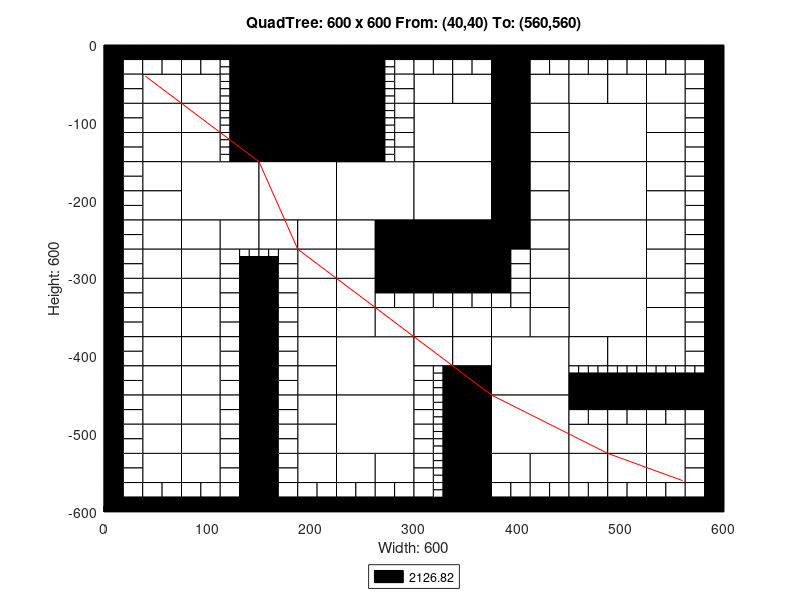

This chart was generated by the following MATLAB code:
axis([0 600 -600 0]);
title('QuadTree: 600 x 600 From: (40,40) To: (560,560)');
xlabel('Width: 600');
ylabel('Height: 600');
rectangle('Position',[150 -75 75 75], 'FaceColor',[0 0 0]);
rectangle('Position',[150 -150 75 75], 'FaceColor',[0 0 0]);
rectangle('Position',[75 -225 75 75], 'FaceColor',[1 1 1]);
rectangle('Position',[150 -225 75 75], 'FaceColor',[1 1 1]);
rectangle('Position',[225 -225 75 75], 'FaceColor',[1 1 1]);
rectangle('Position',[300 -150 75 75], 'FaceColor',[1 1 1]);
rectangle('Position',[450 -150 75 75], 'FaceColor',[1 1 1]);
rectangle('Position',[300 -225 75 75], 'FaceColor',[1 1 1]);
rectangle('Position',[300 -300 75 75], 'FaceColor',[0 0 0]);
rectangle('Position',[450 -225 75 75], 'FaceColor',[1 1 1]);
rectangle('Position',[450 -300 75 75], 'FaceColor',[1 1 1]);
rectangle('Position',[225 -450 75 75], 'FaceColor',[1 1 1]);
rectangle('Position',[225 -525 75 75], 'FaceColor',[1 1 1]);
rectangle('Position',[375 -450 75 75], 'FaceColor',[1 1 1]);
rectangle('Position',[450 -375 75 75], 'FaceColor',[1 1 1]);
rectangle('Position',[375 -525 75 75], 'FaceColor',[1 1 1]);
rectangle('Position',[37.5 -75 37.5 37.5], 'FaceColor',[1 1 1]);
rectangle('Position',[75 -75 37.5 37.5], 'FaceColor',[1 1 1]);
rectangle('Position',[37.5 -112.5 37.5 37.5], 'FaceColor',[1 1 1]);
rectangle('Position',[37.5 -150 37.5 37.5], 'FaceColor',[1 1 1]);
rectangle('Position',[75 -112.5 37.5 37.5], 'FaceColor',[1 1 1]);
rectangle('Position',[75 -150 37.5 37.5], 'FaceColor',[1 1 1]);
rectangle('Position',[225 -37.5 37.5 37.5], 'FaceColor',[0 0 0]);
rectangle('Position',[225 -75 37.5 37.5], 'FaceColor',[0 0 0]);
rectangle('Position',[225 -112.5 37.5 37.5], 'FaceColor',[0 0 0]);
rectangle('Position',[225 -150 37.5 37.5], 'FaceColor',[0 0 0]);
rectangle('Position',[37.5 -187.5 37.5 37.5], 'FaceColor',[1 1 1]);
rectangle('Position',[37.5 -225 37.5 37.5], 'FaceColor',[1 1 1]);
rectangle('Position',[37.5 -262.5 37.5 37.5], 'FaceColor',[1 1 1]);
rectangle('Position',[37.5 -300 37.5 37.5], 'FaceColor',[1 1 1]);
rectangle('Position',[75 -262.5 37.5 37.5], 'FaceColor',[1 1 1]);
rectangle('Position',[112.5 -262.5 37.5 37.5], 'FaceColor',[1 1 1]);
rectangle('Position',[75 -300 37.5 37.5], 'FaceColor',[1 1 1]);
rectangle('Position',[150 -262.5 37.5 37.5], 'FaceColor',[1 1 1]);
rectangle('Position',[187.5 -262.5 37.5 37.5], 'FaceColor',[1 1 1]);
rectangle('Position',[187.5 -300 37.5 37.5], 'FaceColor',[1 1 1]);
rectangle('Position',[225 -262.5 37.5 37.5], 'FaceColor',[1 1 1]);
rectangle('Position',[262.5 -262.5 37.5 37.5], 'FaceColor',[0 0 0]);
rectangle('Position',[225 -300 37.5 37.5], 'FaceColor',[1 1 1]);
rectangle('Position',[262.5 -300 37.5 37.5], 'FaceColor',[0 0 0]);
rectangle('Position',[300 -75 37.5 37.5], 'FaceColor',[1 1 1]);
rectangle('Position',[337.5 -75 37.5 37.5], 'FaceColor',[1 1 1]);
rectangle('Position',[375 -37.5 37.5 37.5], 'FaceColor',[0 0 0]);
rectangle('Position',[375 -75 37.5 37.5], 'FaceColor',[0 0 0]);
rectangle('Position',[412.5 -75 37.5 37.5], 'FaceColor',[1 1 1]);
rectangle('Position',[375 -112.5 37.5 37.5], 'FaceColor',[0 0 0]);
rectangle('Position',[412.5 -112.5 37.5 37.5], 'FaceColor',[1 1 1]);
rectangle('Position',[375 -150 37.5 37.5], 'FaceColor',[0 0 0]);
rectangle('Position',[412.5 -150 37.5 37.5], 'FaceColor',[1 1 1]);
rectangle('Position',[450 -75 37.5 37.5], 'FaceColor',[1 1 1]);
rectangle('Position',[487.5 -75 37.5 37.5], 'FaceColor',[1 1 1]);
rectangle('Position',[525 -75 37.5 37.5], 'FaceColor',[1 1 1]);
rectangle('Position',[525 -112.5 37.5 37.5], 'FaceColor',[1 1 1]);
rectangle('Position',[525 -150 37.5 37.5], 'FaceColor',[1 1 1]);
rectangle('Position',[375 -187.5 37.5 37.5], 'FaceColor',[0 0 0]);
rectangle('Position',[412.5 -187.5 37.5 37.5], 'FaceColor',[1 1 1]);
rectangle('Position',[375 -225 37.5 37.5], 'FaceColor',[0 0 0]);
rectangle('Position',[412.5 -225 37.5 37.5], 'FaceColor',[1 1 1]);
rectangle('Position',[375 -262.5 37.5 37.5], 'FaceColor',[0 0 0]);
rectangle('Position',[412.5 -262.5 37.5 37.5], 'FaceColor',[1 1 1]);
rectangle('Position',[412.5 -300 37.5 37.5], 'FaceColor',[1 1 1]);
rectangle('Position',[525 -187.5 37.5 37.5], 'FaceColor',[1 1 1]);
rectangle('Position',[525 -225 37.5 37.5], 'FaceColor',[1 1 1]);
rectangle('Position',[525 -262.5 37.5 37.5], 'FaceColor',[1 1 1]);
rectangle('Position',[525 -300 37.5 37.5], 'FaceColor',[1 1 1]);
rectangle('Position',[37.5 -337.5 37.5 37.5], 'FaceColor',[1 1 1]);
rectangle('Position',[37.5 -375 37.5 37.5], 'FaceColor',[1 1 1]);
rectangle('Position',[75 -337.5 37.5 37.5], 'FaceColor',[1 1 1]);
rectangle('Position',[75 -375 37.5 37.5], 'FaceColor',[1 1 1]);
rectangle('Position',[37.5 -412.5 37.5 37.5], 'FaceColor',[1 1 1]);
rectangle('Position',[37.5 -450 37.5 37.5], 'FaceColor',[1 1 1]);
rectangle('Position',[75 -412.5 37.5 37.5], 'FaceColor',[1 1 1]);
rectangle('Position',[75 -450 37.5 37.5], 'FaceColor',[1 1 1]);
rectangle('Position',[187.5 -337.5 37.5 37.5], 'FaceColor',[1 1 1]);
rectangle('Position',[187.5 -375 37.5 37.5], 'FaceColor',[1 1 1]);
rectangle('Position',[225 -337.5 37.5 37.5], 'FaceColor',[1 1 1]);
rectangle('Position',[225 -375 37.5 37.5], 'FaceColor',[1 1 1]);
rectangle('Position',[262.5 -375 37.5 37.5], 'FaceColor',[1 1 1]);
rectangle('Position',[187.5 -412.5 37.5 37.5], 'FaceColor',[1 1 1]);
rectangle('Position',[187.5 -450 37.5 37.5], 'FaceColor',[1 1 1]);
rectangle('Position',[37.5 -487.5 37.5 37.5], 'FaceColor',[1 1 1]);
rectangle('Position',[37.5 -525 37.5 37.5], 'FaceColor',[1 1 1]);
rectangle('Position',[75 -487.5 37.5 37.5], 'FaceColor',[1 1 1]);
rectangle('Position',[75 -525 37.5 37.5], 'FaceColor',[1 1 1]);
rectangle('Position',[37.5 -562.5 37.5 37.5], 'FaceColor',[1 1 1]);
rectangle('Position',[75 -562.5 37.5 37.5], 'FaceColor',[1 1 1]);
rectangle('Position',[187.5 -487.5 37.5 37.5], 'FaceColor',[1 1 1]);
rectangle('Position',[187.5 -525 37.5 37.5], 'FaceColor',[1 1 1]);
rectangle('Position',[187.5 -562.5 37.5 37.5], 'FaceColor',[1 1 1]);
rectangle('Position',[225 -562.5 37.5 37.5], 'FaceColor',[1 1 1]);
rectangle('Position',[262.5 -562.5 37.5 37.5], 'FaceColor',[1 1 1]);
rectangle('Position',[300 -375 37.5 37.5], 'FaceColor',[1 1 1]);
rectangle('Position',[337.5 -375 37.5 37.5], 'FaceColor',[1 1 1]);
rectangle('Position',[412.5 -337.5 37.5 37.5], 'FaceColor',[1 1 1]);
rectangle('Position',[375 -375 37.5 37.5], 'FaceColor',[1 1 1]);
rectangle('Position',[412.5 -375 37.5 37.5], 'FaceColor',[1 1 1]);
rectangle('Position',[300 -412.5 37.5 37.5], 'FaceColor',[1 1 1]);
rectangle('Position',[337.5 -412.5 37.5 37.5], 'FaceColor',[1 1 1]);
rectangle('Position',[337.5 -450 37.5 37.5], 'FaceColor',[0 0 0]);
rectangle('Position',[525 -337.5 37.5 37.5], 'FaceColor',[1 1 1]);
rectangle('Position',[525 -375 37.5 37.5], 'FaceColor',[1 1 1]);
rectangle('Position',[450 -412.5 37.5 37.5], 'FaceColor',[1 1 1]);
rectangle('Position',[487.5 -412.5 37.5 37.5], 'FaceColor',[1 1 1]);
rectangle('Position',[525 -412.5 37.5 37.5], 'FaceColor',[1 1 1]);
rectangle('Position',[337.5 -487.5 37.5 37.5], 'FaceColor',[0 0 0]);
rectangle('Position',[337.5 -525 37.5 37.5], 'FaceColor',[0 0 0]);
rectangle('Position',[337.5 -562.5 37.5 37.5], 'FaceColor',[0 0 0]);
rectangle('Position',[337.5 -600 37.5 37.5], 'FaceColor',[0 0 0]);
rectangle('Position',[375 -562.5 37.5 37.5], 'FaceColor',[1 1 1]);
rectangle('Position',[412.5 -562.5 37.5 37.5], 'FaceColor',[1 1 1]);
rectangle('Position',[450 -525 37.5 37.5], 'FaceColor',[1 1 1]);
rectangle('Position',[487.5 -525 37.5 37.5], 'FaceColor',[1 1 1]);
rectangle('Position',[525 -525 37.5 37.5], 'FaceColor',[1 1 1]);
rectangle('Position',[450 -562.5 37.5 37.5], 'FaceColor',[1 1 1]);
rectangle('Position',[487.5 -562.5 37.5 37.5], 'FaceColor',[1 1 1]);
rectangle('Position',[525 -562.5 37.5 37.5], 'FaceColor',[1 1 1]);
rectangle('Position',[0 -18.75 18.75 18.75], 'FaceColor',[0 0 0]);
rectangle('Position',[18.75 -18.75 18.75 18.75], 'FaceColor',[0 0 0]);
rectangle('Position',[0 -37.5 18.75 18.75], 'FaceColor',[0 0 0]);
rectangle('Position',[18.75 -37.5 18.75 18.75], 'FaceColor',[1 1 1]);
rectangle('Position',[37.5 -18.75 18.75 18.75], 'FaceColor',[0 0 0]);
rectangle('Position',[56.25 -18.75 18.75 18.75], 'FaceColor',[0 0 0]);
rectangle('Position',[37.5 -37.5 18.75 18.75], 'FaceColor',[1 1 1]);
rectangle('Position',[56.25 -37.5 18.75 18.75], 'FaceColor',[1 1 1]);
rectangle('Position',[0 -56.25 18.75 18.75], 'FaceColor',[0 0 0]);
rectangle('Position',[18.75 -56.25 18.75 18.75], 'FaceColor',[1 1 1]);
rectangle('Position',[0 -75 18.75 18.75], 'FaceColor',[0 0 0]);
rectangle('Position',[18.75 -75 18.75 18.75], 'FaceColor',[1 1 1]);
rectangle('Position',[75 -18.75 18.75 18.75], 'FaceColor',[0 0 0]);
rectangle('Position',[93.75 -18.75 18.75 18.75], 'FaceColor',[0 0 0]);
rectangle('Position',[75 -37.5 18.75 18.75], 'FaceColor',[1 1 1]);
rectangle('Position',[93.75 -37.5 18.75 18.75], 'FaceColor',[1 1 1]);
rectangle('Position',[112.5 -18.75 18.75 18.75], 'FaceColor',[0 0 0]);
rectangle('Position',[131.25 -18.75 18.75 18.75], 'FaceColor',[0 0 0]);
rectangle('Position',[131.25 -37.5 18.75 18.75], 'FaceColor',[0 0 0]);
rectangle('Position',[131.25 -56.25 18.75 18.75], 'FaceColor',[0 0 0]);
rectangle('Position',[131.25 -75 18.75 18.75], 'FaceColor',[0 0 0]);
rectangle('Position',[0 -93.75 18.75 18.75], 'FaceColor',[0 0 0]);
rectangle('Position',[18.75 -93.75 18.75 18.75], 'FaceColor',[1 1 1]);
rectangle('Position',[0 -112.5 18.75 18.75], 'FaceColor',[0 0 0]);
rectangle('Position',[18.75 -112.5 18.75 18.75], 'FaceColor',[1 1 1]);
rectangle('Position',[0 -131.25 18.75 18.75], 'FaceColor',[0 0 0]);
rectangle('Position',[18.75 -131.25 18.75 18.75], 'FaceColor',[1 1 1]);
rectangle('Position',[0 -150 18.75 18.75], 'FaceColor',[0 0 0]);
rectangle('Position',[18.75 -150 18.75 18.75], 'FaceColor',[1 1 1]);
rectangle('Position',[131.25 -93.75 18.75 18.75], 'FaceColor',[0 0 0]);
rectangle('Position',[131.25 -112.5 18.75 18.75], 'FaceColor',[0 0 0]);
rectangle('Position',[131.25 -131.25 18.75 18.75], 'FaceColor',[0 0 0]);
rectangle('Position',[131.25 -150 18.75 18.75], 'FaceColor',[0 0 0]);
rectangle('Position',[262.5 -18.75 18.75 18.75], 'FaceColor',[0 0 0]);
rectangle('Position',[281.25 -18.75 18.75 18.75], 'FaceColor',[0 0 0]);
rectangle('Position',[281.25 -37.5 18.75 18.75], 'FaceColor',[1 1 1]);
rectangle('Position',[281.25 -56.25 18.75 18.75], 'FaceColor',[1 1 1]);
rectangle('Position',[281.25 -75 18.75 18.75], 'FaceColor',[1 1 1]);
rectangle('Position',[281.25 -93.75 18.75 18.75], 'FaceColor',[1 1 1]);
rectangle('Position',[281.25 -112.5 18.75 18.75], 'FaceColor',[1 1 1]);
rectangle('Position',[281.25 -131.25 18.75 18.75], 'FaceColor',[1 1 1]);
rectangle('Position',[281.25 -150 18.75 18.75], 'FaceColor',[1 1 1]);
rectangle('Position',[0 -168.75 18.75 18.75], 'FaceColor',[0 0 0]);
rectangle('Position',[18.75 -168.75 18.75 18.75], 'FaceColor',[1 1 1]);
rectangle('Position',[0 -187.5 18.75 18.75], 'FaceColor',[0 0 0]);
rectangle('Position',[18.75 -187.5 18.75 18.75], 'FaceColor',[1 1 1]);
rectangle('Position',[0 -206.25 18.75 18.75], 'FaceColor',[0 0 0]);
rectangle('Position',[18.75 -206.25 18.75 18.75], 'FaceColor',[1 1 1]);
rectangle('Position',[0 -225 18.75 18.75], 'FaceColor',[0 0 0]);
rectangle('Position',[18.75 -225 18.75 18.75], 'FaceColor',[1 1 1]);
rectangle('Position',[0 -243.75 18.75 18.75], 'FaceColor',[0 0 0]);
rectangle('Position',[18.75 -243.75 18.75 18.75], 'FaceColor',[1 1 1]);
rectangle('Position',[0 -262.5 18.75 18.75], 'FaceColor',[0 0 0]);
rectangle('Position',[18.75 -262.5 18.75 18.75], 'FaceColor',[1 1 1]);
rectangle('Position',[0 -281.25 18.75 18.75], 'FaceColor',[0 0 0]);
rectangle('Position',[18.75 -281.25 18.75 18.75], 'FaceColor',[1 1 1]);
rectangle('Position',[0 -300 18.75 18.75], 'FaceColor',[0 0 0]);
rectangle('Position',[18.75 -300 18.75 18.75], 'FaceColor',[1 1 1]);
rectangle('Position',[112.5 -281.25 18.75 18.75], 'FaceColor',[1 1 1]);
rectangle('Position',[112.5 -300 18.75 18.75], 'FaceColor',[1 1 1]);
rectangle('Position',[131.25 -300 18.75 18.75], 'FaceColor',[0 0 0]);
rectangle('Position',[168.75 -281.25 18.75 18.75], 'FaceColor',[1 1 1]);
rectangle('Position',[150 -300 18.75 18.75], 'FaceColor',[0 0 0]);
rectangle('Position',[168.75 -300 18.75 18.75], 'FaceColor',[1 1 1]);
rectangle('Position',[300 -18.75 18.75 18.75], 'FaceColor',[0 0 0]);
rectangle('Position',[318.75 -18.75 18.75 18.75], 'FaceColor',[0 0 0]);
rectangle('Position',[300 -37.5 18.75 18.75], 'FaceColor',[1 1 1]);
rectangle('Position',[318.75 -37.5 18.75 18.75], 'FaceColor',[1 1 1]);
rectangle('Position',[337.5 -18.75 18.75 18.75], 'FaceColor',[0 0 0]);
rectangle('Position',[356.25 -18.75 18.75 18.75], 'FaceColor',[0 0 0]);
rectangle('Position',[337.5 -37.5 18.75 18.75], 'FaceColor',[1 1 1]);
rectangle('Position',[356.25 -37.5 18.75 18.75], 'FaceColor',[1 1 1]);
rectangle('Position',[412.5 -18.75 18.75 18.75], 'FaceColor',[0 0 0]);
rectangle('Position',[431.25 -18.75 18.75 18.75], 'FaceColor',[0 0 0]);
rectangle('Position',[412.5 -37.5 18.75 18.75], 'FaceColor',[1 1 1]);
rectangle('Position',[431.25 -37.5 18.75 18.75], 'FaceColor',[1 1 1]);
rectangle('Position',[450 -18.75 18.75 18.75], 'FaceColor',[0 0 0]);
rectangle('Position',[468.75 -18.75 18.75 18.75], 'FaceColor',[0 0 0]);
rectangle('Position',[450 -37.5 18.75 18.75], 'FaceColor',[1 1 1]);
rectangle('Position',[468.75 -37.5 18.75 18.75], 'FaceColor',[1 1 1]);
rectangle('Position',[487.5 -18.75 18.75 18.75], 'FaceColor',[0 0 0]);
rectangle('Position',[506.25 -18.75 18.75 18.75], 'FaceColor',[0 0 0]);
rectangle('Position',[487.5 -37.5 18.75 18.75], 'FaceColor',[1 1 1]);
rectangle('Position',[506.25 -37.5 18.75 18.75], 'FaceColor',[1 1 1]);
rectangle('Position',[525 -18.75 18.75 18.75], 'FaceColor',[0 0 0]);
rectangle('Position',[543.75 -18.75 18.75 18.75], 'FaceColor',[0 0 0]);
rectangle('Position',[525 -37.5 18.75 18.75], 'FaceColor',[1 1 1]);
rectangle('Position',[543.75 -37.5 18.75 18.75], 'FaceColor',[1 1 1]);
rectangle('Position',[562.5 -18.75 18.75 18.75], 'FaceColor',[0 0 0]);
rectangle('Position',[581.25 -18.75 18.75 18.75], 'FaceColor',[0 0 0]);
rectangle('Position',[562.5 -37.5 18.75 18.75], 'FaceColor',[1 1 1]);
rectangle('Position',[581.25 -37.5 18.75 18.75], 'FaceColor',[0 0 0]);
rectangle('Position',[562.5 -56.25 18.75 18.75], 'FaceColor',[1 1 1]);
rectangle('Position',[581.25 -56.25 18.75 18.75], 'FaceColor',[0 0 0]);
rectangle('Position',[562.5 -75 18.75 18.75], 'FaceColor',[1 1 1]);
rectangle('Position',[581.25 -75 18.75 18.75], 'FaceColor',[0 0 0]);
rectangle('Position',[562.5 -93.75 18.75 18.75], 'FaceColor',[1 1 1]);
rectangle('Position',[581.25 -93.75 18.75 18.75], 'FaceColor',[0 0 0]);
rectangle('Position',[562.5 -112.5 18.75 18.75], 'FaceColor',[1 1 1]);
rectangle('Position',[581.25 -112.5 18.75 18.75], 'FaceColor',[0 0 0]);
rectangle('Position',[562.5 -131.25 18.75 18.75], 'FaceColor',[1 1 1]);
rectangle('Position',[581.25 -131.25 18.75 18.75], 'FaceColor',[0 0 0]);
rectangle('Position',[562.5 -150 18.75 18.75], 'FaceColor',[1 1 1]);
rectangle('Position',[581.25 -150 18.75 18.75], 'FaceColor',[0 0 0]);
rectangle('Position',[375 -281.25 18.75 18.75], 'FaceColor',[0 0 0]);
rectangle('Position',[393.75 -281.25 18.75 18.75], 'FaceColor',[1 1 1]);
rectangle('Position',[375 -300 18.75 18.75], 'FaceColor',[0 0 0]);
rectangle('Position',[393.75 -300 18.75 18.75], 'FaceColor',[1 1 1]);
rectangle('Position',[562.5 -168.75 18.75 18.75], 'FaceColor',[1 1 1]);
rectangle('Position',[581.25 -168.75 18.75 18.75], 'FaceColor',[0 0 0]);
rectangle('Position',[562.5 -187.5 18.75 18.75], 'FaceColor',[1 1 1]);
rectangle('Position',[581.25 -187.5 18.75 18.75], 'FaceColor',[0 0 0]);
rectangle('Position',[562.5 -206.25 18.75 18.75], 'FaceColor',[1 1 1]);
rectangle('Position',[581.25 -206.25 18.75 18.75], 'FaceColor',[0 0 0]);
rectangle('Position',[562.5 -225 18.75 18.75], 'FaceColor',[1 1 1]);
rectangle('Position',[581.25 -225 18.75 18.75], 'FaceColor',[0 0 0]);
rectangle('Position',[562.5 -243.75 18.75 18.75], 'FaceColor',[1 1 1]);
rectangle('Position',[581.25 -243.75 18.75 18.75], 'FaceColor',[0 0 0]);
rectangle('Position',[562.5 -262.5 18.75 18.75], 'FaceColor',[1 1 1]);
rectangle('Position',[581.25 -262.5 18.75 18.75], 'FaceColor',[0 0 0]);
rectangle('Position',[562.5 -281.25 18.75 18.75], 'FaceColor',[1 1 1]);
rectangle('Position',[581.25 -281.25 18.75 18.75], 'FaceColor',[0 0 0]);
rectangle('Position',[562.5 -300 18.75 18.75], 'FaceColor',[1 1 1]);
rectangle('Position',[581.25 -300 18.75 18.75], 'FaceColor',[0 0 0]);
rectangle('Position',[0 -318.75 18.75 18.75], 'FaceColor',[0 0 0]);
rectangle('Position',[18.75 -318.75 18.75 18.75], 'FaceColor',[1 1 1]);
rectangle('Position',[0 -337.5 18.75 18.75], 'FaceColor',[0 0 0]);
rectangle('Position',[18.75 -337.5 18.75 18.75], 'FaceColor',[1 1 1]);
rectangle('Position',[0 -356.25 18.75 18.75], 'FaceColor',[0 0 0]);
rectangle('Position',[18.75 -356.25 18.75 18.75], 'FaceColor',[1 1 1]);
rectangle('Position',[0 -375 18.75 18.75], 'FaceColor',[0 0 0]);
rectangle('Position',[18.75 -375 18.75 18.75], 'FaceColor',[1 1 1]);
rectangle('Position',[112.5 -318.75 18.75 18.75], 'FaceColor',[1 1 1]);
rectangle('Position',[131.25 -318.75 18.75 18.75], 'FaceColor',[0 0 0]);
rectangle('Position',[112.5 -337.5 18.75 18.75], 'FaceColor',[1 1 1]);
rectangle('Position',[131.25 -337.5 18.75 18.75], 'FaceColor',[0 0 0]);
rectangle('Position',[112.5 -356.25 18.75 18.75], 'FaceColor',[1 1 1]);
rectangle('Position',[131.25 -356.25 18.75 18.75], 'FaceColor',[0 0 0]);
rectangle('Position',[112.5 -375 18.75 18.75], 'FaceColor',[1 1 1]);
rectangle('Position',[131.25 -375 18.75 18.75], 'FaceColor',[0 0 0]);
rectangle('Position',[0 -393.75 18.75 18.75], 'FaceColor',[0 0 0]);
rectangle('Position',[18.75 -393.75 18.75 18.75], 'FaceColor',[1 1 1]);
rectangle('Position',[0 -412.5 18.75 18.75], 'FaceColor',[0 0 0]);
rectangle('Position',[18.75 -412.5 18.75 18.75], 'FaceColor',[1 1 1]);
rectangle('Position',[0 -431.25 18.75 18.75], 'FaceColor',[0 0 0]);
rectangle('Position',[18.75 -431.25 18.75 18.75], 'FaceColor',[1 1 1]);
rectangle('Position',[0 -450 18.75 18.75], 'FaceColor',[0 0 0]);
rectangle('Position',[18.75 -450 18.75 18.75], 'FaceColor',[1 1 1]);
rectangle('Position',[112.5 -393.75 18.75 18.75], 'FaceColor',[1 1 1]);
rectangle('Position',[131.25 -393.75 18.75 18.75], 'FaceColor',[0 0 0]);
rectangle('Position',[112.5 -412.5 18.75 18.75], 'FaceColor',[1 1 1]);
rectangle('Position',[131.25 -412.5 18.75 18.75], 'FaceColor',[0 0 0]);
rectangle('Position',[112.5 -431.25 18.75 18.75], 'FaceColor',[1 1 1]);
rectangle('Position',[131.25 -431.25 18.75 18.75], 'FaceColor',[0 0 0]);
rectangle('Position',[112.5 -450 18.75 18.75], 'FaceColor',[1 1 1]);
rectangle('Position',[131.25 -450 18.75 18.75], 'FaceColor',[0 0 0]);
rectangle('Position',[150 -318.75 18.75 18.75], 'FaceColor',[0 0 0]);
rectangle('Position',[168.75 -318.75 18.75 18.75], 'FaceColor',[1 1 1]);
rectangle('Position',[150 -337.5 18.75 18.75], 'FaceColor',[0 0 0]);
rectangle('Position',[168.75 -337.5 18.75 18.75], 'FaceColor',[1 1 1]);
rectangle('Position',[150 -356.25 18.75 18.75], 'FaceColor',[0 0 0]);
rectangle('Position',[168.75 -356.25 18.75 18.75], 'FaceColor',[1 1 1]);
rectangle('Position',[150 -375 18.75 18.75], 'FaceColor',[0 0 0]);
rectangle('Position',[168.75 -375 18.75 18.75], 'FaceColor',[1 1 1]);
rectangle('Position',[262.5 -318.75 18.75 18.75], 'FaceColor',[0 0 0]);
rectangle('Position',[281.25 -318.75 18.75 18.75], 'FaceColor',[0 0 0]);
rectangle('Position',[262.5 -337.5 18.75 18.75], 'FaceColor',[1 1 1]);
rectangle('Position',[281.25 -337.5 18.75 18.75], 'FaceColor',[1 1 1]);
rectangle('Position',[150 -393.75 18.75 18.75], 'FaceColor',[0 0 0]);
rectangle('Position',[168.75 -393.75 18.75 18.75], 'FaceColor',[1 1 1]);
rectangle('Position',[150 -412.5 18.75 18.75], 'FaceColor',[0 0 0]);
rectangle('Position',[168.75 -412.5 18.75 18.75], 'FaceColor',[1 1 1]);
rectangle('Position',[150 -431.25 18.75 18.75], 'FaceColor',[0 0 0]);
rectangle('Position',[168.75 -431.25 18.75 18.75], 'FaceColor',[1 1 1]);
rectangle('Position',[150 -450 18.75 18.75], 'FaceColor',[0 0 0]);
rectangle('Position',[168.75 -450 18.75 18.75], 'FaceColor',[1 1 1]);
rectangle('Position',[0 -468.75 18.75 18.75], 'FaceColor',[0 0 0]);
rectangle('Position',[18.75 -468.75 18.75 18.75], 'FaceColor',[1 1 1]);
rectangle('Position',[0 -487.5 18.75 18.75], 'FaceColor',[0 0 0]);
rectangle('Position',[18.75 -487.5 18.75 18.75], 'FaceColor',[1 1 1]);
rectangle('Position',[0 -506.25 18.75 18.75], 'FaceColor',[0 0 0]);
rectangle('Position',[18.75 -506.25 18.75 18.75], 'FaceColor',[1 1 1]);
rectangle('Position',[0 -525 18.75 18.75], 'FaceColor',[0 0 0]);
rectangle('Position',[18.75 -525 18.75 18.75], 'FaceColor',[1 1 1]);
rectangle('Position',[112.5 -468.75 18.75 18.75], 'FaceColor',[1 1 1]);
rectangle('Position',[131.25 -468.75 18.75 18.75], 'FaceColor',[0 0 0]);
rectangle('Position',[112.5 -487.5 18.75 18.75], 'FaceColor',[1 1 1]);
rectangle('Position',[131.25 -487.5 18.75 18.75], 'FaceColor',[0 0 0]);
rectangle('Position',[112.5 -506.25 18.75 18.75], 'FaceColor',[1 1 1]);
rectangle('Position',[131.25 -506.25 18.75 18.75], 'FaceColor',[0 0 0]);
rectangle('Position',[112.5 -525 18.75 18.75], 'FaceColor',[1 1 1]);
rectangle('Position',[131.25 -525 18.75 18.75], 'FaceColor',[0 0 0]);
rectangle('Position',[0 -543.75 18.75 18.75], 'FaceColor',[0 0 0]);
rectangle('Position',[18.75 -543.75 18.75 18.75], 'FaceColor',[1 1 1]);
rectangle('Position',[0 -562.5 18.75 18.75], 'FaceColor',[0 0 0]);
rectangle('Position',[18.75 -562.5 18.75 18.75], 'FaceColor',[1 1 1]);
rectangle('Position',[0 -581.25 18.75 18.75], 'FaceColor',[0 0 0]);
rectangle('Position',[18.75 -581.25 18.75 18.75], 'FaceColor',[1 1 1]);
rectangle('Position',[0 -600 18.75 18.75], 'FaceColor',[0 0 0]);
rectangle('Position',[18.75 -600 18.75 18.75], 'FaceColor',[0 0 0]);
rectangle('Position',[37.5 -581.25 18.75 18.75], 'FaceColor',[1 1 1]);
rectangle('Position',[56.25 -581.25 18.75 18.75], 'FaceColor',[1 1 1]);
rectangle('Position',[37.5 -600 18.75 18.75], 'FaceColor',[0 0 0]);
rectangle('Position',[56.25 -600 18.75 18.75], 'FaceColor',[0 0 0]);
rectangle('Position',[112.5 -543.75 18.75 18.75], 'FaceColor',[1 1 1]);
rectangle('Position',[131.25 -543.75 18.75 18.75], 'FaceColor',[0 0 0]);
rectangle('Position',[112.5 -562.5 18.75 18.75], 'FaceColor',[1 1 1]);
rectangle('Position',[131.25 -562.5 18.75 18.75], 'FaceColor',[0 0 0]);
rectangle('Position',[75 -581.25 18.75 18.75], 'FaceColor',[1 1 1]);
rectangle('Position',[93.75 -581.25 18.75 18.75], 'FaceColor',[1 1 1]);
rectangle('Position',[75 -600 18.75 18.75], 'FaceColor',[0 0 0]);
rectangle('Position',[93.75 -600 18.75 18.75], 'FaceColor',[0 0 0]);
rectangle('Position',[112.5 -581.25 18.75 18.75], 'FaceColor',[1 1 1]);
rectangle('Position',[131.25 -581.25 18.75 18.75], 'FaceColor',[0 0 0]);
rectangle('Position',[112.5 -600 18.75 18.75], 'FaceColor',[0 0 0]);
rectangle('Position',[131.25 -600 18.75 18.75], 'FaceColor',[0 0 0]);
rectangle('Position',[150 -468.75 18.75 18.75], 'FaceColor',[0 0 0]);
rectangle('Position',[168.75 -468.75 18.75 18.75], 'FaceColor',[1 1 1]);
rectangle('Position',[150 -487.5 18.75 18.75], 'FaceColor',[0 0 0]);
rectangle('Position',[168.75 -487.5 18.75 18.75], 'FaceColor',[1 1 1]);
rectangle('Position',[150 -506.25 18.75 18.75], 'FaceColor',[0 0 0]);
rectangle('Position',[168.75 -506.25 18.75 18.75], 'FaceColor',[1 1 1]);
rectangle('Position',[150 -525 18.75 18.75], 'FaceColor',[0 0 0]);
rectangle('Position',[168.75 -525 18.75 18.75], 'FaceColor',[1 1 1]);
rectangle('Position',[150 -543.75 18.75 18.75], 'FaceColor',[0 0 0]);
rectangle('Position',[168.75 -543.75 18.75 18.75], 'FaceColor',[1 1 1]);
rectangle('Position',[150 -562.5 18.75 18.75], 'FaceColor',[0 0 0]);
rectangle('Position',[168.75 -562.5 18.75 18.75], 'FaceColor',[1 1 1]);
rectangle('Position',[150 -581.25 18.75 18.75], 'FaceColor',[0 0 0]);
rectangle('Position',[168.75 -581.25 18.75 18.75], 'FaceColor',[1 1 1]);
rectangle('Position',[150 -600 18.75 18.75], 'FaceColor',[0 0 0]);
rectangle('Position',[168.75 -600 18.75 18.75], 'FaceColor',[0 0 0]);
rectangle('Position',[187.5 -581.25 18.75 18.75], 'FaceColor',[1 1 1]);
rectangle('Position',[206.25 -581.25 18.75 18.75], 'FaceColor',[1 1 1]);
rectangle('Position',[187.5 -600 18.75 18.75], 'FaceColor',[0 0 0]);
rectangle('Position',[206.25 -600 18.75 18.75], 'FaceColor',[0 0 0]);
rectangle('Position',[225 -581.25 18.75 18.75], 'FaceColor',[1 1 1]);
rectangle('Position',[243.75 -581.25 18.75 18.75], 'FaceColor',[1 1 1]);
rectangle('Position',[225 -600 18.75 18.75], 'FaceColor',[0 0 0]);
rectangle('Position',[243.75 -600 18.75 18.75], 'FaceColor',[0 0 0]);
rectangle('Position',[262.5 -581.25 18.75 18.75], 'FaceColor',[1 1 1]);
rectangle('Position',[281.25 -581.25 18.75 18.75], 'FaceColor',[1 1 1]);
rectangle('Position',[262.5 -600 18.75 18.75], 'FaceColor',[0 0 0]);
rectangle('Position',[281.25 -600 18.75 18.75], 'FaceColor',[0 0 0]);
rectangle('Position',[300 -318.75 18.75 18.75], 'FaceColor',[0 0 0]);
rectangle('Position',[318.75 -318.75 18.75 18.75], 'FaceColor',[0 0 0]);
rectangle('Position',[300 -337.5 18.75 18.75], 'FaceColor',[1 1 1]);
rectangle('Position',[318.75 -337.5 18.75 18.75], 'FaceColor',[1 1 1]);
rectangle('Position',[337.5 -318.75 18.75 18.75], 'FaceColor',[0 0 0]);
rectangle('Position',[356.25 -318.75 18.75 18.75], 'FaceColor',[0 0 0]);
rectangle('Position',[337.5 -337.5 18.75 18.75], 'FaceColor',[1 1 1]);
rectangle('Position',[356.25 -337.5 18.75 18.75], 'FaceColor',[1 1 1]);
rectangle('Position',[375 -318.75 18.75 18.75], 'FaceColor',[0 0 0]);
rectangle('Position',[393.75 -318.75 18.75 18.75], 'FaceColor',[1 1 1]);
rectangle('Position',[375 -337.5 18.75 18.75], 'FaceColor',[1 1 1]);
rectangle('Position',[393.75 -337.5 18.75 18.75], 'FaceColor',[1 1 1]);
rectangle('Position',[300 -431.25 18.75 18.75], 'FaceColor',[1 1 1]);
rectangle('Position',[300 -450 18.75 18.75], 'FaceColor',[1 1 1]);
rectangle('Position',[562.5 -318.75 18.75 18.75], 'FaceColor',[1 1 1]);
rectangle('Position',[581.25 -318.75 18.75 18.75], 'FaceColor',[0 0 0]);
rectangle('Position',[562.5 -337.5 18.75 18.75], 'FaceColor',[1 1 1]);
rectangle('Position',[581.25 -337.5 18.75 18.75], 'FaceColor',[0 0 0]);
rectangle('Position',[562.5 -356.25 18.75 18.75], 'FaceColor',[1 1 1]);
rectangle('Position',[581.25 -356.25 18.75 18.75], 'FaceColor',[0 0 0]);
rectangle('Position',[562.5 -375 18.75 18.75], 'FaceColor',[1 1 1]);
rectangle('Position',[581.25 -375 18.75 18.75], 'FaceColor',[0 0 0]);
rectangle('Position',[450 -450 18.75 18.75], 'FaceColor',[0 0 0]);
rectangle('Position',[468.75 -450 18.75 18.75], 'FaceColor',[0 0 0]);
rectangle('Position',[487.5 -450 18.75 18.75], 'FaceColor',[0 0 0]);
rectangle('Position',[506.25 -450 18.75 18.75], 'FaceColor',[0 0 0]);
rectangle('Position',[562.5 -393.75 18.75 18.75], 'FaceColor',[1 1 1]);
rectangle('Position',[581.25 -393.75 18.75 18.75], 'FaceColor',[0 0 0]);
rectangle('Position',[562.5 -412.5 18.75 18.75], 'FaceColor',[1 1 1]);
rectangle('Position',[581.25 -412.5 18.75 18.75], 'FaceColor',[0 0 0]);
rectangle('Position',[525 -450 18.75 18.75], 'FaceColor',[0 0 0]);
rectangle('Position',[543.75 -450 18.75 18.75], 'FaceColor',[0 0 0]);
rectangle('Position',[581.25 -431.25 18.75 18.75], 'FaceColor',[0 0 0]);
rectangle('Position',[562.5 -450 18.75 18.75], 'FaceColor',[0 0 0]);
rectangle('Position',[581.25 -450 18.75 18.75], 'FaceColor',[0 0 0]);
rectangle('Position',[300 -468.75 18.75 18.75], 'FaceColor',[1 1 1]);
rectangle('Position',[300 -487.5 18.75 18.75], 'FaceColor',[1 1 1]);
rectangle('Position',[300 -506.25 18.75 18.75], 'FaceColor',[1 1 1]);
rectangle('Position',[300 -525 18.75 18.75], 'FaceColor',[1 1 1]);
rectangle('Position',[300 -543.75 18.75 18.75], 'FaceColor',[1 1 1]);
rectangle('Position',[300 -562.5 18.75 18.75], 'FaceColor',[1 1 1]);
rectangle('Position',[300 -581.25 18.75 18.75], 'FaceColor',[1 1 1]);
rectangle('Position',[300 -600 18.75 18.75], 'FaceColor',[0 0 0]);
rectangle('Position',[318.75 -600 18.75 18.75], 'FaceColor',[0 0 0]);
rectangle('Position',[375 -581.25 18.75 18.75], 'FaceColor',[1 1 1]);
rectangle('Position',[393.75 -581.25 18.75 18.75], 'FaceColor',[1 1 1]);
rectangle('Position',[375 -600 18.75 18.75], 'FaceColor',[0 0 0]);
rectangle('Position',[393.75 -600 18.75 18.75], 'FaceColor',[0 0 0]);
rectangle('Position',[412.5 -581.25 18.75 18.75], 'FaceColor',[1 1 1]);
rectangle('Position',[431.25 -581.25 18.75 18.75], 'FaceColor',[1 1 1]);
rectangle('Position',[412.5 -600 18.75 18.75], 'FaceColor',[0 0 0]);
rectangle('Position',[431.25 -600 18.75 18.75], 'FaceColor',[0 0 0]);
rectangle('Position',[450 -468.75 18.75 18.75], 'FaceColor',[0 0 0]);
rectangle('Position',[468.75 -468.75 18.75 18.75], 'FaceColor',[0 0 0]);
rectangle('Position',[450 -487.5 18.75 18.75], 'FaceColor',[1 1 1]);
rectangle('Position',[468.75 -487.5 18.75 18.75], 'FaceColor',[1 1 1]);
rectangle('Position',[487.5 -468.75 18.75 18.75], 'FaceColor',[0 0 0]);
rectangle('Position',[506.25 -468.75 18.75 18.75], 'FaceColor',[0 0 0]);
rectangle('Position',[487.5 -487.5 18.75 18.75], 'FaceColor',[1 1 1]);
rectangle('Position',[506.25 -487.5 18.75 18.75], 'FaceColor',[1 1 1]);
rectangle('Position',[525 -468.75 18.75 18.75], 'FaceColor',[0 0 0]);
rectangle('Position',[543.75 -468.75 18.75 18.75], 'FaceColor',[0 0 0]);
rectangle('Position',[525 -487.5 18.75 18.75], 'FaceColor',[1 1 1]);
rectangle('Position',[543.75 -487.5 18.75 18.75], 'FaceColor',[1 1 1]);
rectangle('Position',[562.5 -468.75 18.75 18.75], 'FaceColor',[0 0 0]);
rectangle('Position',[581.25 -468.75 18.75 18.75], 'FaceColor',[0 0 0]);
rectangle('Position',[562.5 -487.5 18.75 18.75], 'FaceColor',[1 1 1]);
rectangle('Position',[581.25 -487.5 18.75 18.75], 'FaceColor',[0 0 0]);
rectangle('Position',[562.5 -506.25 18.75 18.75], 'FaceColor',[1 1 1]);
rectangle('Position',[581.25 -506.25 18.75 18.75], 'FaceColor',[0 0 0]);
rectangle('Position',[562.5 -525 18.75 18.75], 'FaceColor',[1 1 1]);
rectangle('Position',[581.25 -525 18.75 18.75], 'FaceColor',[0 0 0]);
rectangle('Position',[450 -581.25 18.75 18.75], 'FaceColor',[1 1 1]);
rectangle('Position',[468.75 -581.25 18.75 18.75], 'FaceColor',[1 1 1]);
rectangle('Position',[450 -600 18.75 18.75], 'FaceColor',[0 0 0]);
rectangle('Position',[468.75 -600 18.75 18.75], 'FaceColor',[0 0 0]);
rectangle('Position',[487.5 -581.25 18.75 18.75], 'FaceColor',[1 1 1]);
rectangle('Position',[506.25 -581.25 18.75 18.75], 'FaceColor',[1 1 1]);
rectangle('Position',[487.5 -600 18.75 18.75], 'FaceColor',[0 0 0]);
rectangle('Position',[506.25 -600 18.75 18.75], 'FaceColor',[0 0 0]);
rectangle('Position',[562.5 -543.75 18.75 18.75], 'FaceColor',[1 1 1]);
rectangle('Position',[581.25 -543.75 18.75 18.75], 'FaceColor',[0 0 0]);
rectangle('Position',[562.5 -562.5 18.75 18.75], 'FaceColor',[1 1 1]);
rectangle('Position',[581.25 -562.5 18.75 18.75], 'FaceColor',[0 0 0]);
rectangle('Position',[525 -581.25 18.75 18.75], 'FaceColor',[1 1 1]);
rectangle('Position',[543.75 -581.25 18.75 18.75], 'FaceColor',[1 1 1]);
rectangle('Position',[525 -600 18.75 18.75], 'FaceColor',[0 0 0]);
rectangle('Position',[543.75 -600 18.75 18.75], 'FaceColor',[0 0 0]);
rectangle('Position',[562.5 -581.25 18.75 18.75], 'FaceColor',[1 1 1]);
rectangle('Position',[581.25 -581.25 18.75 18.75], 'FaceColor',[0 0 0]);
rectangle('Position',[562.5 -600 18.75 18.75], 'FaceColor',[0 0 0]);
rectangle('Position',[581.25 -600 18.75 18.75], 'FaceColor',[0 0 0]);
rectangle('Position',[112.5 -28.125 9.375 9.375], 'FaceColor',[1 1 1]);
rectangle('Position',[121.875 -28.125 9.375 9.375], 'FaceColor',[0 0 0]);
rectangle('Position',[112.5 -37.5 9.375 9.375], 'FaceColor',[1 1 1]);
rectangle('Position',[121.875 -37.5 9.375 9.375], 'FaceColor',[0 0 0]);
rectangle('Position',[112.5 -46.875 9.375 9.375], 'FaceColor',[1 1 1]);
rectangle('Position',[121.875 -46.875 9.375 9.375], 'FaceColor',[0 0 0]);
rectangle('Position',[112.5 -56.25 9.375 9.375], 'FaceColor',[1 1 1]);
rectangle('Position',[121.875 -56.25 9.375 9.375], 'FaceColor',[0 0 0]);
rectangle('Position',[112.5 -65.625 9.375 9.375], 'FaceColor',[1 1 1]);
rectangle('Position',[121.875 -65.625 9.375 9.375], 'FaceColor',[0 0 0]);
rectangle('Position',[112.5 -75 9.375 9.375], 'FaceColor',[1 1 1]);
rectangle('Position',[121.875 -75 9.375 9.375], 'FaceColor',[0 0 0]);
rectangle('Position',[112.5 -84.375 9.375 9.375], 'FaceColor',[1 1 1]);
rectangle('Position',[121.875 -84.375 9.375 9.375], 'FaceColor',[0 0 0]);
rectangle('Position',[112.5 -93.75 9.375 9.375], 'FaceColor',[1 1 1]);
rectangle('Position',[121.875 -93.75 9.375 9.375], 'FaceColor',[0 0 0]);
rectangle('Position',[112.5 -103.125 9.375 9.375], 'FaceColor',[1 1 1]);
rectangle('Position',[121.875 -103.125 9.375 9.375], 'FaceColor',[0 0 0]);
rectangle('Position',[112.5 -112.5 9.375 9.375], 'FaceColor',[1 1 1]);
rectangle('Position',[121.875 -112.5 9.375 9.375], 'FaceColor',[0 0 0]);
rectangle('Position',[112.5 -121.875 9.375 9.375], 'FaceColor',[1 1 1]);
rectangle('Position',[121.875 -121.875 9.375 9.375], 'FaceColor',[0 0 0]);
rectangle('Position',[112.5 -131.25 9.375 9.375], 'FaceColor',[1 1 1]);
rectangle('Position',[121.875 -131.25 9.375 9.375], 'FaceColor',[0 0 0]);
rectangle('Position',[112.5 -140.625 9.375 9.375], 'FaceColor',[1 1 1]);
rectangle('Position',[121.875 -140.625 9.375 9.375], 'FaceColor',[0 0 0]);
rectangle('Position',[112.5 -150 9.375 9.375], 'FaceColor',[1 1 1]);
rectangle('Position',[121.875 -150 9.375 9.375], 'FaceColor',[0 0 0]);
rectangle('Position',[262.5 -28.125 9.375 9.375], 'FaceColor',[0 0 0]);
rectangle('Position',[271.875 -28.125 9.375 9.375], 'FaceColor',[1 1 1]);
rectangle('Position',[262.5 -37.5 9.375 9.375], 'FaceColor',[0 0 0]);
rectangle('Position',[271.875 -37.5 9.375 9.375], 'FaceColor',[1 1 1]);
rectangle('Position',[262.5 -46.875 9.375 9.375], 'FaceColor',[0 0 0]);
rectangle('Position',[271.875 -46.875 9.375 9.375], 'FaceColor',[1 1 1]);
rectangle('Position',[262.5 -56.25 9.375 9.375], 'FaceColor',[0 0 0]);
rectangle('Position',[271.875 -56.25 9.375 9.375], 'FaceColor',[1 1 1]);
rectangle('Position',[262.5 -65.625 9.375 9.375], 'FaceColor',[0 0 0]);
rectangle('Position',[271.875 -65.625 9.375 9.375], 'FaceColor',[1 1 1]);
rectangle('Position',[262.5 -75 9.375 9.375], 'FaceColor',[0 0 0]);
rectangle('Position',[271.875 -75 9.375 9.375], 'FaceColor',[1 1 1]);
rectangle('Position',[262.5 -84.375 9.375 9.375], 'FaceColor',[0 0 0]);
rectangle('Position',[271.875 -84.375 9.375 9.375], 'FaceColor',[1 1 1]);
rectangle('Position',[262.5 -93.75 9.375 9.375], 'FaceColor',[0 0 0]);
rectangle('Position',[271.875 -93.75 9.375 9.375], 'FaceColor',[1 1 1]);
rectangle('Position',[262.5 -103.125 9.375 9.375], 'FaceColor',[0 0 0]);
rectangle('Position',[271.875 -103.125 9.375 9.375], 'FaceColor',[1 1 1]);
rectangle('Position',[262.5 -112.5 9.375 9.375], 'FaceColor',[0 0 0]);
rectangle('Position',[271.875 -112.5 9.375 9.375], 'FaceColor',[1 1 1]);
rectangle('Position',[262.5 -121.875 9.375 9.375], 'FaceColor',[0 0 0]);
rectangle('Position',[271.875 -121.875 9.375 9.375], 'FaceColor',[1 1 1]);
rectangle('Position',[262.5 -131.25 9.375 9.375], 'FaceColor',[0 0 0]);
rectangle('Position',[271.875 -131.25 9.375 9.375], 'FaceColor',[1 1 1]);
rectangle('Position',[262.5 -140.625 9.375 9.375], 'FaceColor',[0 0 0]);
rectangle('Position',[271.875 -140.625 9.375 9.375], 'FaceColor',[1 1 1]);
rectangle('Position',[262.5 -150 9.375 9.375], 'FaceColor',[0 0 0]);
rectangle('Position',[271.875 -150 9.375 9.375], 'FaceColor',[1 1 1]);
rectangle('Position',[131.25 -271.875 9.375 9.375], 'FaceColor',[1 1 1]);
rectangle('Position',[140.625 -271.875 9.375 9.375], 'FaceColor',[1 1 1]);
rectangle('Position',[131.25 -281.25 9.375 9.375], 'FaceColor',[0 0 0]);
rectangle('Position',[140.625 -281.25 9.375 9.375], 'FaceColor',[0 0 0]);
rectangle('Position',[150 -271.875 9.375 9.375], 'FaceColor',[1 1 1]);
rectangle('Position',[159.375 -271.875 9.375 9.375], 'FaceColor',[1 1 1]);
rectangle('Position',[150 -281.25 9.375 9.375], 'FaceColor',[0 0 0]);
rectangle('Position',[159.375 -281.25 9.375 9.375], 'FaceColor',[0 0 0]);
rectangle('Position',[318.75 -421.875 9.375 9.375], 'FaceColor',[1 1 1]);
rectangle('Position',[328.125 -421.875 9.375 9.375], 'FaceColor',[0 0 0]);
rectangle('Position',[318.75 -431.25 9.375 9.375], 'FaceColor',[1 1 1]);
rectangle('Position',[328.125 -431.25 9.375 9.375], 'FaceColor',[0 0 0]);
rectangle('Position',[318.75 -440.625 9.375 9.375], 'FaceColor',[1 1 1]);
rectangle('Position',[328.125 -440.625 9.375 9.375], 'FaceColor',[0 0 0]);
rectangle('Position',[318.75 -450 9.375 9.375], 'FaceColor',[1 1 1]);
rectangle('Position',[328.125 -450 9.375 9.375], 'FaceColor',[0 0 0]);
rectangle('Position',[450 -421.875 9.375 9.375], 'FaceColor',[1 1 1]);
rectangle('Position',[459.375 -421.875 9.375 9.375], 'FaceColor',[1 1 1]);
rectangle('Position',[450 -431.25 9.375 9.375], 'FaceColor',[0 0 0]);
rectangle('Position',[459.375 -431.25 9.375 9.375], 'FaceColor',[0 0 0]);
rectangle('Position',[468.75 -421.875 9.375 9.375], 'FaceColor',[1 1 1]);
rectangle('Position',[478.125 -421.875 9.375 9.375], 'FaceColor',[1 1 1]);
rectangle('Position',[468.75 -431.25 9.375 9.375], 'FaceColor',[0 0 0]);
rectangle('Position',[478.125 -431.25 9.375 9.375], 'FaceColor',[0 0 0]);
rectangle('Position',[487.5 -421.875 9.375 9.375], 'FaceColor',[1 1 1]);
rectangle('Position',[496.875 -421.875 9.375 9.375], 'FaceColor',[1 1 1]);
rectangle('Position',[487.5 -431.25 9.375 9.375], 'FaceColor',[0 0 0]);
rectangle('Position',[496.875 -431.25 9.375 9.375], 'FaceColor',[0 0 0]);
rectangle('Position',[506.25 -421.875 9.375 9.375], 'FaceColor',[1 1 1]);
rectangle('Position',[515.625 -421.875 9.375 9.375], 'FaceColor',[1 1 1]);
rectangle('Position',[506.25 -431.25 9.375 9.375], 'FaceColor',[0 0 0]);
rectangle('Position',[515.625 -431.25 9.375 9.375], 'FaceColor',[0 0 0]);
rectangle('Position',[525 -421.875 9.375 9.375], 'FaceColor',[1 1 1]);
rectangle('Position',[534.375 -421.875 9.375 9.375], 'FaceColor',[1 1 1]);
rectangle('Position',[525 -431.25 9.375 9.375], 'FaceColor',[0 0 0]);
rectangle('Position',[534.375 -431.25 9.375 9.375], 'FaceColor',[0 0 0]);
rectangle('Position',[543.75 -421.875 9.375 9.375], 'FaceColor',[1 1 1]);
rectangle('Position',[553.125 -421.875 9.375 9.375], 'FaceColor',[1 1 1]);
rectangle('Position',[543.75 -431.25 9.375 9.375], 'FaceColor',[0 0 0]);
rectangle('Position',[553.125 -431.25 9.375 9.375], 'FaceColor',[0 0 0]);
rectangle('Position',[562.5 -421.875 9.375 9.375], 'FaceColor',[1 1 1]);
rectangle('Position',[571.875 -421.875 9.375 9.375], 'FaceColor',[1 1 1]);
rectangle('Position',[562.5 -431.25 9.375 9.375], 'FaceColor',[0 0 0]);
rectangle('Position',[571.875 -431.25 9.375 9.375], 'FaceColor',[0 0 0]);
rectangle('Position',[318.75 -459.375 9.375 9.375], 'FaceColor',[1 1 1]);
rectangle('Position',[328.125 -459.375 9.375 9.375], 'FaceColor',[0 0 0]);
rectangle('Position',[318.75 -468.75 9.375 9.375], 'FaceColor',[1 1 1]);
rectangle('Position',[328.125 -468.75 9.375 9.375], 'FaceColor',[0 0 0]);
rectangle('Position',[318.75 -478.125 9.375 9.375], 'FaceColor',[1 1 1]);
rectangle('Position',[328.125 -478.125 9.375 9.375], 'FaceColor',[0 0 0]);
rectangle('Position',[318.75 -487.5 9.375 9.375], 'FaceColor',[1 1 1]);
rectangle('Position',[328.125 -487.5 9.375 9.375], 'FaceColor',[0 0 0]);
rectangle('Position',[318.75 -496.875 9.375 9.375], 'FaceColor',[1 1 1]);
rectangle('Position',[328.125 -496.875 9.375 9.375], 'FaceColor',[0 0 0]);
rectangle('Position',[318.75 -506.25 9.375 9.375], 'FaceColor',[1 1 1]);
rectangle('Position',[328.125 -506.25 9.375 9.375], 'FaceColor',[0 0 0]);
rectangle('Position',[318.75 -515.625 9.375 9.375], 'FaceColor',[1 1 1]);
rectangle('Position',[328.125 -515.625 9.375 9.375], 'FaceColor',[0 0 0]);
rectangle('Position',[318.75 -525 9.375 9.375], 'FaceColor',[1 1 1]);
rectangle('Position',[328.125 -525 9.375 9.375], 'FaceColor',[0 0 0]);
rectangle('Position',[318.75 -534.375 9.375 9.375], 'FaceColor',[1 1 1]);
rectangle('Position',[328.125 -534.375 9.375 9.375], 'FaceColor',[0 0 0]);
rectangle('Position',[318.75 -543.75 9.375 9.375], 'FaceColor',[1 1 1]);
rectangle('Position',[328.125 -543.75 9.375 9.375], 'FaceColor',[0 0 0]);
rectangle('Position',[318.75 -553.125 9.375 9.375], 'FaceColor',[1 1 1]);
rectangle('Position',[328.125 -553.125 9.375 9.375], 'FaceColor',[0 0 0]);
rectangle('Position',[318.75 -562.5 9.375 9.375], 'FaceColor',[1 1 1]);
rectangle('Position',[328.125 -562.5 9.375 9.375], 'FaceColor',[0 0 0]);
rectangle('Position',[318.75 -571.875 9.375 9.375], 'FaceColor',[1 1 1]);
rectangle('Position',[328.125 -571.875 9.375 9.375], 'FaceColor',[0 0 0]);
rectangle('Position',[318.75 -581.25 9.375 9.375], 'FaceColor',[1 1 1]);
rectangle('Position',[328.125 -581.25 9.375 9.375], 'FaceColor',[0 0 0]);
X=[560,560,487.5,487.5,375,300,300,262.5,262.5,225,187.5,187.5,150,112.5,75,75,40];
Y=[-560,-560,-525,-525,-450,-375,-375,-337.5,-337.5,-300,-262.5,-262.5,-150,-112.5,-75,-75,-40];
hold on;
plot(X,Y,'r');
legend('2126.82','Location','southoutside');
